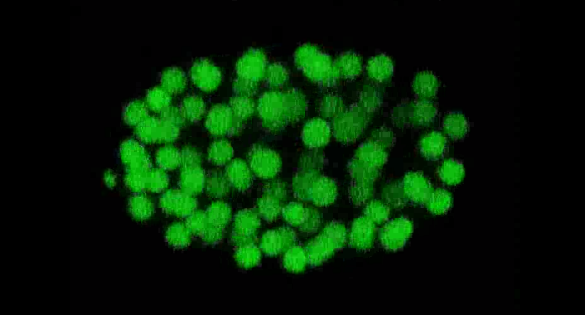
#> input picture Pre-trained Models (DevLearning)/py_elegans/sample.png, 585 x 315 px, given in place of sample.jpg, which was not available
$ jupyter execute --allow-errors drawing_tool_for_manual_labelling.ipynb   (text cells are left out)
#> lines starting #> are read from the running program, lines starting #| are printed output that depends on the picture; pictures that were not available may be replaced by others from this repository, and a replacement may not be noted
[cell 1]
import cv2
import numpy as np
import matplotlib.pyplot as plt
import os
from tqdm.notebook import tqdm

plt.rcParams['figure.figsize'] = 10, 10

[cell 2]
drawing=False # true if mouse is pressed
mode=True # if True, draw rectangle. Press 'm' to toggle to curve
size = 17
color = (255,255,255)

[cell 3]
def draw_on_image_from_path(image_path):

    def drawing_tool(event,former_x,former_y,flags,param):
        global current_former_x,current_former_y,drawing, mode, size, color

        if event==cv2.EVENT_LBUTTONDOWN:
            drawing=True
            current_former_x,current_former_y=former_x,former_y

        elif event==cv2.EVENT_MOUSEMOVE:
            if drawing==True:
                if mode==True:
                    cv2.line(im,(current_former_x,current_former_y),(former_x,former_y),color,size)
                    cv2.line(mask,(current_former_x,current_former_y),(former_x,former_y),color,size)

                    current_former_x = former_x
                    current_former_y = former_y
                    #print former_x,former_y
        elif event==cv2.EVENT_LBUTTONUP:
            drawing=False
            if mode==True:
                cv2.line(im,(current_former_x,current_former_y),(former_x,former_y),color,size)
                cv2.line(mask,(current_former_x,current_former_y),(former_x,former_y),color,size)

                current_former_x = former_x
                current_former_y = former_y
        return former_x,former_y


    im_org = read_and_shrink_image(image_path, 5)
    im = im_org.copy()
    mask = np.zeros(im.shape)
    cv2.namedWindow("poor_man\'s_photoshop [Press ESC to exit window]")
    cv2.setMouseCallback('poor_man\'s_photoshop [Press ESC to exit window]',drawing_tool)

    while(1):
        cv2.imshow('poor_man\'s_photoshop [Press ESC to exit window]',im)
        k=cv2.waitKey(1)&0xFF
        if k==27:
#             print("break")
            break
    cv2.destroyAllWindows()
    return im_org, mask

def read_and_shrink_image(image_path, shrink_factor = 2):
#> called with image_path = 'data/original_images/sample.jpg', shrink_factor = 5
    raw_img = cv2.imread(image_path, 0) ## 0 means grayscale = 1 color channel
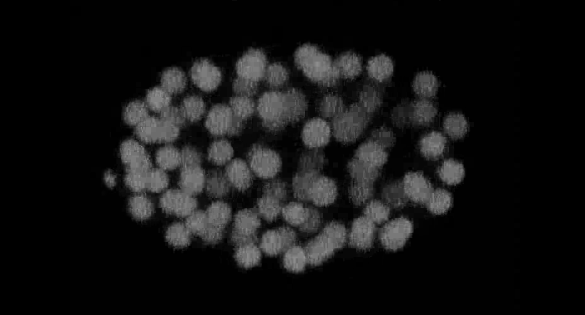
#> raw_img: shape (315, 585); min 0, max 145, mean 20.3
    raw_img_small = cv2.resize(raw_img, (int(raw_img.shape[1]/shrink_factor), int(raw_img.shape[0]/shrink_factor)))
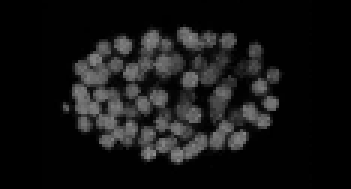
#> raw_img_small: shape (63, 117) (shown 3 times larger); min 0, max 141, mean 20.3
    return raw_img_small

[cell 4]
im, mask = draw_on_image_from_path("data/original_images/sample.jpg")
#> (key Esc is pressed here)
#> mask: shape (63, 117) float64; every value is 0

[cell 5]
fig, axs = plt.subplots(1,2, figsize = (20,10))
axs.flat[0].imshow(im)
axs.flat[1].imshow(mask)
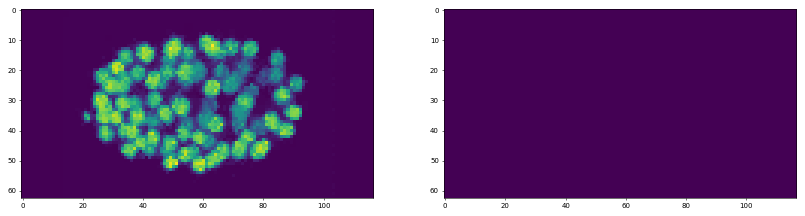
#> figure drawn by matplotlib, 2 panels
